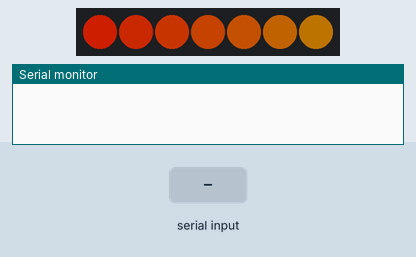
Recording of a sketch running on a simulated Arduino Uno, built with avr-gcc and run on an emulated ATmega328P. Shown: 7 RGB LEDs in strip order, left to right, the last lines printed to the serial monitor. The test bench sets the inputs (shaded band). Dim RGB values are drawn brighter than linear.

Above: at 18.0 s.
18.1 s: "N" received over the second serial link
At 18.6 s:
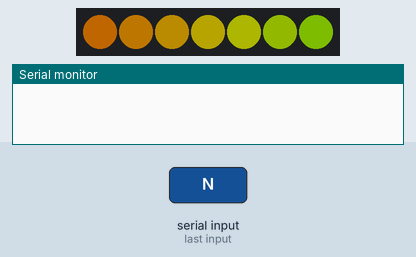
At 26.24 s:
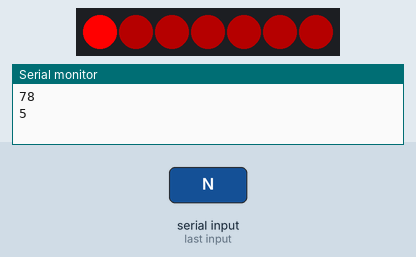
Timing chart, 0 to 32.8 s (numbered marks = the images above; inputs shaded):
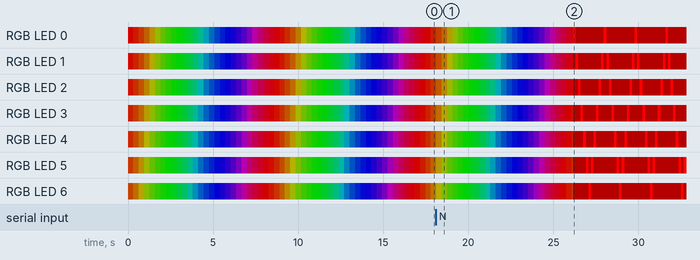

The sketch:

Chopper-ladder.ino
```cpp
#include <Adafruit_NeoPixel.h>
#include <SoftwareSerial.h>
#define N_LEDS 7
#define PIN     6
SoftwareSerial mySerial(4, 5); //rx, tx
//const int buttonPin = 2;     // the number of the pushbutton pin

// variables will change:
//int buttonState = 0;         // variable for reading the pushbutton status
//int lastButtonState = LOW;
//unsigned long lastDebounceTime = 0;  // the last time the output pin was toggled
//unsigned long debounceDelay = 100;

uint32_t outputStyle = 4; //defines the starting style


uint32_t Wheel(uint16_t WheelPos);
Adafruit_NeoPixel strip = Adafruit_NeoPixel(N_LEDS, PIN, NEO_GRB + NEO_KHZ800);

void setup() {
  strip.begin();

  Serial.begin(9600);
//    pinMode(buttonPin, INPUT);

}

int pos = 0, dir = 1; // Position, direction of "eye"

void loop() {
if (mySerial.available() > 0) {
byte incomingByte = mySerial.read();
Serial.println(incomingByte);
    // if it's a capital H (ASCII 72), turn on the LED:

    if (incomingByte == 'N') { //next
      outputStyle++;
      Serial.println(outputStyle);
    }
 }
/*  // read the state of the switch into a local variable:
  int reading = digitalRead(buttonPin);

  // check to see if you just pressed the button
  // (i.e. the input went from LOW to HIGH), and you've waited long enough
  // since the last press to ignore any noise:

  // If the switch changed, due to noise or pressing:
  if (reading != lastButtonState) {
    // reset the debouncing timer
    lastDebounceTime = millis();
  }

  if ((millis() - lastDebounceTime) > debounceDelay) {
    // whatever the reading is at, it's been there for longer than the debounce
    // delay, so take it as the actual current state:

    // if the button state has changed:
    if (reading != buttonState) {
      buttonState = reading;

      // only toggle the LED if the new button state is HIGH
      if (buttonState == HIGH) {
      outputStyle++;
      Serial.println(outputStyle);
      }
    }
  } */
//       Serial.println(outputStyle);
switch (outputStyle) {
  case 0:
    LarsonScanner(255,0,0,150); //G, R, B, delay, frames
  break;
  case 1:
    LarsonScanner(0,255,0,150); //G, R, B, delay, frames
  break;
  case 2:
    LarsonScanner(0,255,255,150); //G, R, B, delay, frames
  break;
  case 3:
    LarsonScanner(255,255,255,60); //G, R, B, delay, frames
  break;
  case 4:
    rainbowCycle(20);
  break;
  case 5:             //If you add more cases, make sure the bottom one always resets outputStyle to 0.
    outputStyle = 0;
  break;
}

}


void LarsonScanner(uint8_t g, uint8_t r, uint8_t b,uint8_t wait) {
//uint8_t n = 0;  //counts frames so far
for(uint8_t s=0; s <= strip.numPixels(); s++) strip.setPixelColor(s, g/4, r/4, b/4);  //set everything to dark red to start
strip.show(); //show the dark red I just set
//  while (n < frames){
    int j;
    strip.setPixelColor(pos, g, r, b); // Center pixel is brightest

    strip.show();
    delay(wait);

    // Rather than being sneaky and erasing just the tail pixel,
    // it's easier to erase it all and draw a new one next time.
  for(uint8_t s=0; s <= strip.numPixels(); s++) strip.setPixelColor(s, g/4, r/4, b/4);

    // Bounce off ends of strip
    pos += dir;
    if(pos < 0) {
      pos = 1;
      dir = -dir;
    } else if(pos >= strip.numPixels()) {
      pos = strip.numPixels() - 2;
      dir = -dir;
    }
//  n++; //add frame to the count
//  }
}
void rainbowCycle(uint8_t wait) {
  uint16_t i, j;

  for (j=0; j < 384 *1 ; j++) {     // 1 cycles of all 384 colors in the wheel
    for (i=0; i < (strip.numPixels()*10); i++) {
      // tricky math! we use each pixel as a fraction of the full 384-color
      // wheel (thats the i / strip.numPixels() part)
      // Then add in j which makes the colors go around per pixel
      // the % 384 is to make the wheel cycle around
      strip.setPixelColor(i, Wheel(((i * 384 / (strip.numPixels()*10)) + j) % 384));
    }
    strip.show();   // write all the pixels out
    delay(wait);
  }
}

void changeOutputStyle() {
  outputStyle++;
}

uint32_t Wheel(uint16_t WheelPos)
{
  byte r, g, b;
  switch(WheelPos / 128)
  {
    case 0:
      r = 127 - WheelPos % 128; // red down
      g = WheelPos % 128;       // green up
      b = 0;                    // blue off
      break;
    case 1:
      g = 127 - WheelPos % 128; // green down
      b = WheelPos % 128;       // blue up
      r = 0;                    // red off
      break;
    case 2:
      b = 127 - WheelPos % 128; // blue down
      r = WheelPos % 128;       // red up
      g = 0;                    // green off
      break;
  }
  return(strip.Color(r,g,b));
}
```
